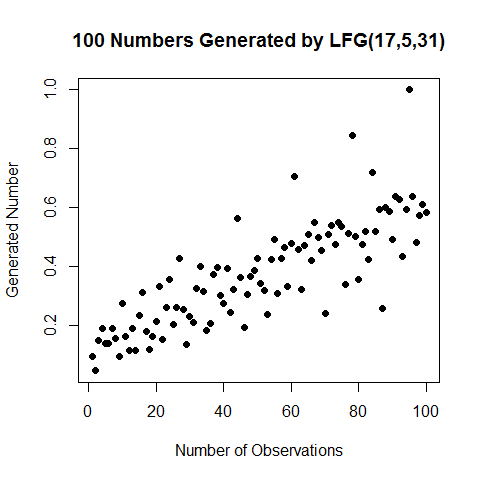

The script that drew this image:

lfg = function(j,k,l,n) {
  # generate the seed
  seed <- runif(j,0,2^l)
  for (i in 1:n) {
    seed[j+i] <- seed[i] + seed[j+i-k] %% 2^l
  }
  # standardize to [0:1]
  X = seed[(j+1):length(seed)]/max(seed)
  print(X)
}
# generate 4 new random numbers
plot(lfg(17,5,31,100), main="100 Numbers Generated by LFG(17,5,31)",
     xlab="Number of Observations", ylab="Generated Number", pch=19)
